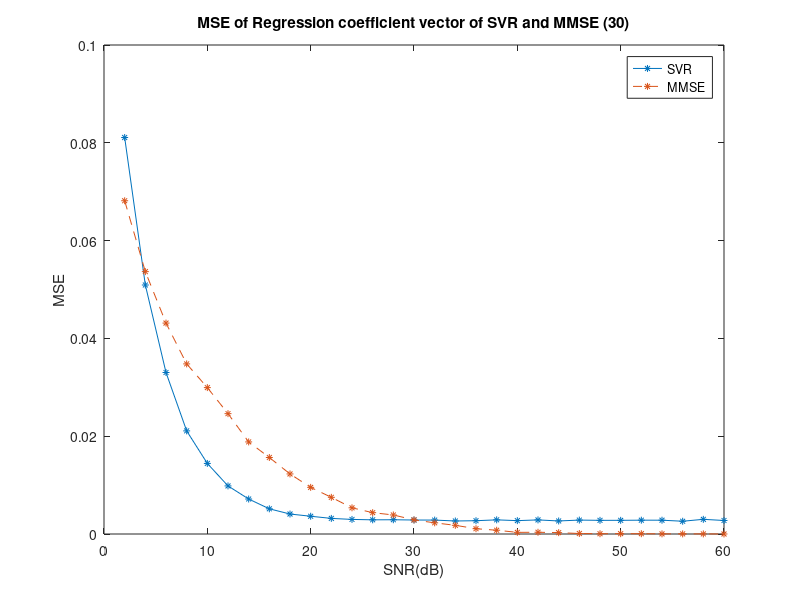
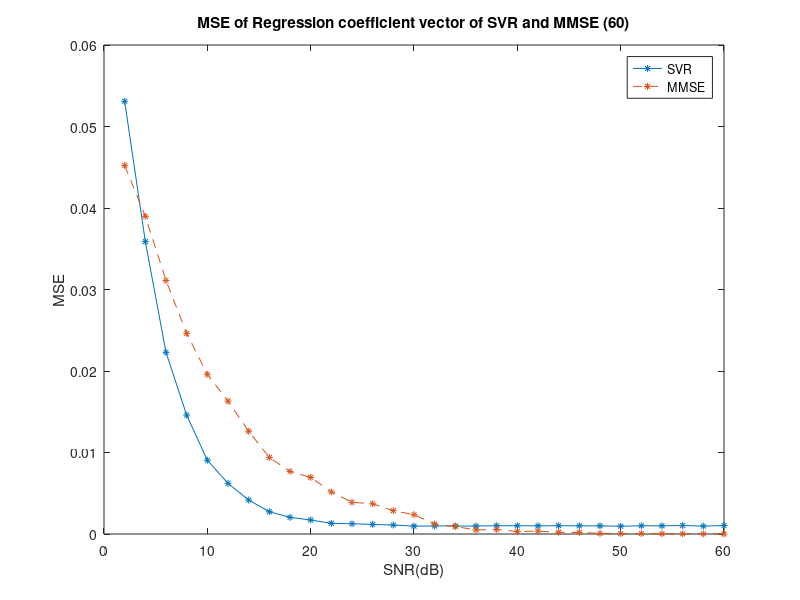
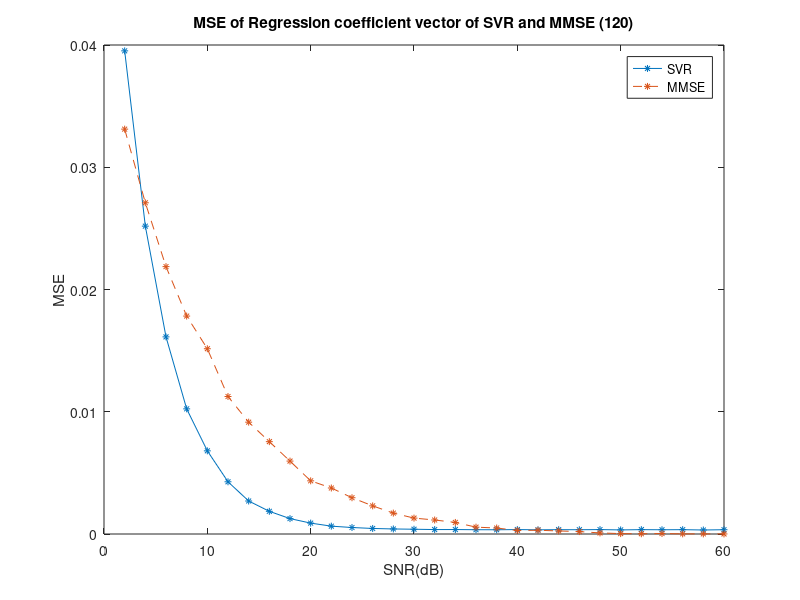
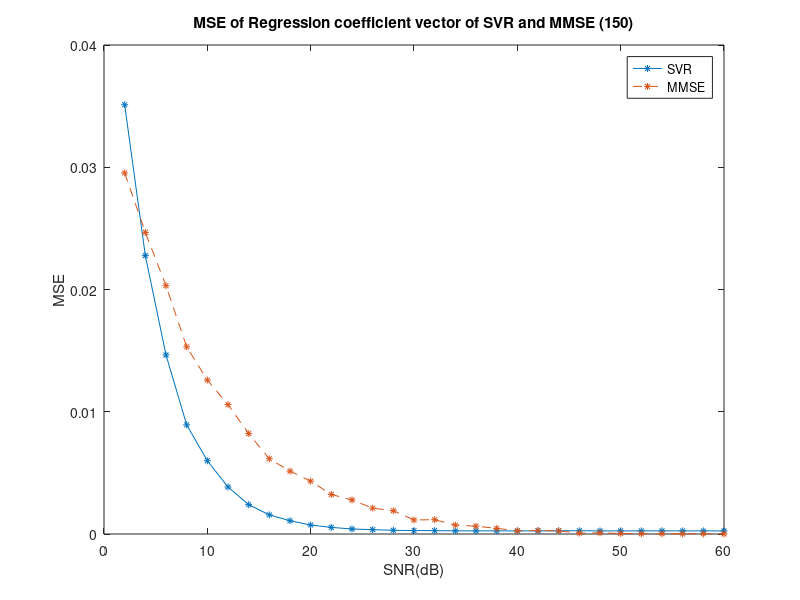

Here is the MATLAB script that generated these plots, in order:
%% this routine plot the figure MSE of regression coefficient vector of SVR and MMSE versus SNR(dB)
% the number of data samples and the dimension of the linear functions are
% 30, 60, 120, 150
% the SNR (dB) we considered are
%2:2:60
%% SVR
MSE_SVR_30=[0.0810837245, 0.0509204044, 0.0330250330, 0.0210867255, 0.0144295419, 0.0098341965,...
    0.0071551672, 0.0051501087, 0.0040869204, 0.0036308410, 0.0031921339, 0.0029825111, 0.0028988443,...
    0.0029144677, 0.0028598837, 0.0028471179, 0.0026620157, 0.0027185993, 0.0028948364, 0.0027329868, 0.0028832370,...
    0.0026677427, 0.0028464259, 0.0027928427, 0.0027972143, 0.0028278989, 0.0028229747, 0.0026100448, 0.0030010525, 0.0027634775];
MSE_SVR_60=[0.0530955612, 0.0358685648, 0.0222921805, 0.0145846648, 0.0090511128, 0.0062180796, 0.0041696080, 0.0027325707, 0.0020460707,...
    0.0017194273, 0.0013124160, 0.0012564628, 0.0011776902, 0.0011004304, 0.0009720806, 0.0009833468, 0.0009853870, 0.0009705521, 0.0010198203,...
    0.0010135683, 0.0010007486, 0.0010182547, 0.0010021809, 0.0009998276, 0.0009550670, 0.0010071512, 0.0010015569, 0.0010449163, 0.0009713350, 0.0010396375];
MSE_SVR_120=[0.0395210281, 0.0251834084, 0.0161247992, 0.0102364675, 0.0068019149, 0.0042706386, 0.0026992058, 0.0018554808, 0.0012593258, 0.0008914299,...
    0.0006419516, 0.0005309760, 0.0004533605, 0.0004125659, 0.0003900331, 0.0003635753, 0.0003649928, 0.0003506216, 0.0003472031, 0.0003621014, 0.0003424854,...
    0.0003542076, 0.0003500718, 0.0003611572, 0.0003348662, 0.0003566904, 0.0003467947, 0.0003544277, 0.0003279339, 0.0003505229 ];
MSE_SVR_150=[0.0351120295, 0.0227680213, 0.0146460794, 0.0089288424, 0.0059908197, 0.0038422158, 0.0024012624, 0.0015641732, 0.0010838279, 0.0007328438,...
    0.0005413580, 0.0004109970, 0.0003544775, 0.0003044111, 0.0002804825, 0.0002777945, 0.0002583787, 0.0002570111, 0.0002557069, 0.0002538665, 0.0002546140,...
    0.0002619777, 0.0002697682, 0.0002522976, 0.0002560412, 0.0002547424, 0.0002589518, 0.0002547521, 0.0002529088, 0.0002512551];

%% MMSE
MSE_MMSE_30=[0.0681487920, 0.0536551968, 0.0431335764, 0.0347863974, 0.0299397215, 0.0246118817, 0.0188298979, 0.0156449359, 0.0122826004,...
    0.0095388543, 0.0074993353, 0.0053556129, 0.0043636656, 0.0038937599, 0.0028822553, 0.0022826164, 0.0017769500, 0.0010838872, 0.0007709444,...
    0.0003360963, 0.0003586841, 0.0002741199, 0.0001050146, 0.0000559304, 0.0000670260, 0.0000597334, 0.0000277241, 0.0000236058, 0.0000207370, 0.0000033459];
MSE_MMSE_60=[0.0452284696, 0.0389709344, 0.0311022719, 0.0246226925, 0.0195942010, 0.0163075381, 0.0126053587, 0.0093830525, 0.0076807537, 0.0069435791,...
    0.0051605459, 0.0038927725, 0.0037071227, 0.0028619166, 0.0023704559, 0.0012248829, 0.0009186662, 0.0004986632, 0.0005607827, 0.0003004111,...
    0.0003489025, 0.0002101168, 0.0001931674, 0.0000777075, 0.0000592361, 0.0000541831, 0.0000264804, 0.0000150459, 0.0000108902, 0.0000052426];
MSE_MMSE_120=[0.0331184836, 0.0270933094, 0.0218721978, 0.0178264284, 0.0151547174, 0.0112462231, 0.0091486229, 0.0075536051, 0.0059642484,...
    0.0043496379, 0.0037633273, 0.0029675685, 0.0023003395, 0.0017102262, 0.0013010903, 0.0011457218, 0.0009467312, 0.0005605561, 0.0004904443,...
    0.0002888525, 0.0003069770, 0.0002500433, 0.0001967692, 0.0000890677, 0.0000320403, 0.0000205484, 0.0000375695, 0.0000119857, 0.0000091816, 0.0000045962];
MSE_MMSE_150=[0.0295339900, 0.0246702454, 0.0203108447, 0.0153095394, 0.0125949628, 0.0105820491, 0.0082151058, 0.0061505251, 0.0051441156, 0.0043231396, ...
    0.0032335732, 0.0027865897, 0.0021164529, 0.0018998488, 0.0011503200, 0.0011694332, 0.0007286572, 0.0006402882, 0.0004609571, 0.0002664647, ...
    0.0002877726, 0.0002606280, 0.0000719678, 0.0000946035, 0.0000444039, 0.0000178960, 0.0000239486, 0.0000105573, 0.0000147964, 0.0000052125 ];


%% figure plotting
SNR=2:2:60;
figure(1)

plot(SNR, MSE_SVR_30, '-*', 'MarkerSize', 5),xlabel('SNR(dB)'), ylabel('MSE'),title('MSE of Regression coefficient vector of SVR and MMSE (30)');
hold on 
plot(SNR, MSE_MMSE_30, '--*', 'MarkerSize', 5),xlabel('SNR(dB)'), ylabel('MSE');
hold on 
legend('SVR', 'MMSE');
hold off

figure(2)

plot(SNR, MSE_SVR_60, '-*', 'MarkerSize', 5),xlabel('SNR(dB)'), ylabel('MSE'),title('MSE of Regression coefficient vector of SVR and MMSE (60)');
hold on 
plot(SNR, MSE_MMSE_60, '--*', 'MarkerSize', 5),xlabel('SNR(dB)'), ylabel('MSE');
hold on 
legend('SVR', 'MMSE');
hold off

figure(3)

plot(SNR, MSE_SVR_120, '-*', 'MarkerSize', 5),xlabel('SNR(dB)'), ylabel('MSE'),title('MSE of Regression coefficient vector of SVR and MMSE (120)');
hold on 
plot(SNR, MSE_MMSE_120, '--*', 'MarkerSize', 5),xlabel('SNR(dB)'), ylabel('MSE');
hold on 
legend('SVR', 'MMSE');
hold off

figure(4)

plot(SNR, MSE_SVR_150, '-*', 'MarkerSize', 5),xlabel('SNR(dB)'), ylabel('MSE'),title('MSE of Regression coefficient vector of SVR and MMSE (150)');
hold on 
plot(SNR, MSE_MMSE_150, '--*', 'MarkerSize', 5),xlabel('SNR(dB)'), ylabel('MSE');
hold on 
legend('SVR', 'MMSE');
hold off
